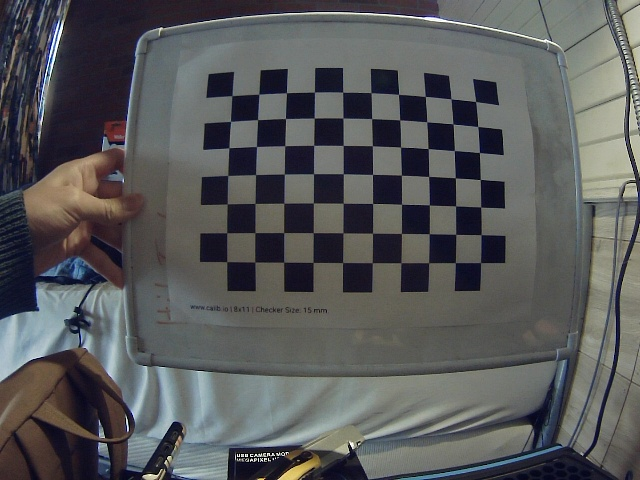
#> input picture CalibPictures/image_0.jpg, 640 x 480 px, given in place of the camera
$ python stereoMain.py
#> lines starting #> are read from the running program, lines starting #| are printed output that depends on the picture; after the words box and inside, x2 and y2 are one past the last pixel; in counts of white or black regions, pixels touching at a corner belong together
### StereoVisionNiocolai/HSV_filter2.py
import cv2
import numpy as np
import time

def add_HSV_filter(frame, camera):
    # Define the lower and upper bounds for the color you want (in HSV color space)
    color_lower = np.array([40, 40, 40])  # Lower limit for green bowl
    color_upper = np.array([70, 255, 255])  # Upper limit for green bowl

    # Blur the frame
    blur = cv2.GaussianBlur(frame, (5, 5), 0)
    # Converting the frame from BGR to HSV color space
    hsv = cv2.cvtColor(blur, cv2.COLOR_BGR2HSV)

    mask = cv2.inRange(hsv, color_lower, color_upper)

    # Apply morphological operations to remove noise and refine the mask
    mask = cv2.erode(mask, None, iterations=2)
    mask = cv2.dilate(mask, None, iterations=2)

    # # Bitwise-AND the mask with the original frame to extract the colored region
    # result = cv2.bitwise_and(frame, frame, mask=mask)

    return mask
    # return result

### StereoVisionNiocolai/shape_recognition.py
import sys
import cv2
import numpy as np
import time
import imutils

def find_circles(frame, mask):

    contours = cv2.findContours(mask.copy(), cv2.RETR_EXTERNAL, cv2.CHAIN_APPROX_SIMPLE)
    contours = imutils.grab_contours(contours)
    center = None

    # Only proceed if at least one contour was found
    if len(contours) > 0:
        # Find the largest contour in the mask, then use
        # it to compute the min enclosing circle and centroid
        c = max(contours, key=cv2.contourArea)
        ((x,y), radius) = cv2.minEnclosingCircle(c)
        M = cv2.moments(c) # Finds the center point
        center = (int(M['m10']/ M["m00"]), int(M["m01"]/ M["m00"]) )

        # Only proceed if the radius is greater than a min value
        if radius > 10:
            # Draw the circle and centroid on the frame,
            # then update the list of tracked points
            cv2.circle(frame, (int(x), int(y)), int(radius), (0, 255, 255), 2)
            cv2.circle(frame, center, 5, (0,0,0), -1)

    return center

### StereoVisionNiocolai/stereoMain.py
import sys
import cv2
import numpy as np
import time
import imutils
from matplotlib import pyplot as plt
import cameraParams2

# Functions to be imported
import HSV_filter2 as hsv
import shape_recognition as shape
import triangulation as tri


def undistort_frames(frame_L, frame_R):
    # Access the camera parameters
    camera_matrix = cameraParams2.camera_matrix
    distortion_coeffs = cameraParams2.dist_coeffs

    # Undistort the left and right frames
    undist_left_frame = cv2.undistort(frame_L, camera_matrix, distortion_coeffs)
    undist_right_frame = cv2.undistort(frame_R, camera_matrix, distortion_coeffs)

    return undist_left_frame, undist_right_frame

# Initialize and open both cameras
cap_right = cv2.VideoCapture(0, cv2.CAP_DSHOW)
cap_left = cv2.VideoCapture(1, cv2.CAP_DSHOW)

# Define frame rate
frame_rate = 120
# Define camera parameters
B = 14 # Distance between cameras in (cm)
f = 3 # Camera lens's focal length (mm) (Assuming focal length of lens)
alpha = 170 # Camera field of view in the horizontal plane (degrees)

# Initial values
count = -1

while True:
    count += 1
    ret_right, frame_right = cap_right.read()
#> frame_right is the input picture: shape (480, 640, 3); mean B, G, R 89.6, 88.7, 87.7
    ret_left, frame_left = cap_left.read()

    # Undistortion Step
    undist_left_frame, undist_right_frame = undistort_frames(frame_left, frame_right)
#> in undistort_frames, `undist_left_frame = cv2.undistort(frame_L, camera_matrix, distortion_c..`:
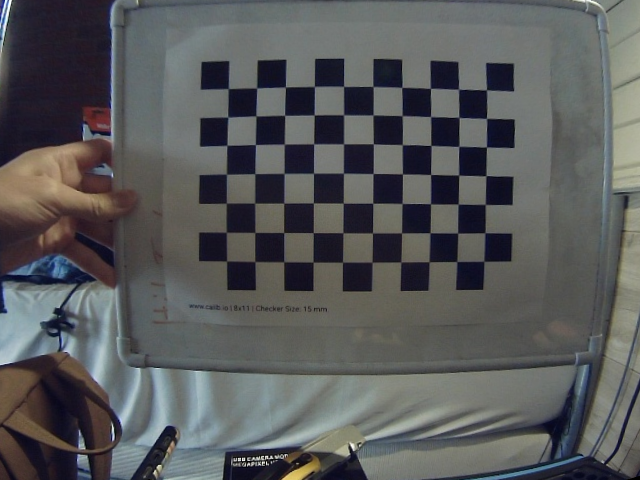
#> undist_left_frame: shape (480, 640, 3); mean B, G, R 90.2, 89.4, 88.2

# If cannot catch any frame, break
    if ret_right == False or ret_left == False:
        break
    else:
        # Apply HSV-Filter:
        mask_right = hsv.add_HSV_filter(undist_right_frame, 0)
#> in add_HSV_filter, `hsv = cv2.cvtColor(blur, cv2.COLOR_BGR2HSV)`: hsv: shape (480, 640, 3); mean H, S, V 76.6, 42.8, 95.6
#> in add_HSV_filter, `mask = cv2.inRange(hsv, color_lower, color_upper)`: mask: shape (480, 640); every value is 0
        mask_left = hsv.add_HSV_filter(undist_left_frame, 1)
        # Result-frames after applying HSV filter mask
        res_right = cv2.bitwise_and(undist_right_frame, undist_right_frame, mask = mask_right)
#> res_right: shape (480, 640, 3); every value is 0
        res_left = cv2.bitwise_and(undist_left_frame, undist_left_frame, mask= mask_left)

        # Applying shape recognition:
        circles_right = shape.find_circles(undist_right_frame, mask_right)
#> in find_circles, `contours = cv2.findContours(mask.copy(), cv2.RETR_EXTERNAL, cv2.CHAIN_..`: contours = 0 contours
#> in find_circles, `contours = imutils.grab_contours(contours)`: contours = []
        circles_left = shape.find_circles(undist_left_frame, mask_left)
#> in find_circles (call 2), `contours = cv2.findContours(mask.copy(), cv2.RETR_EXTERNAL, cv2.CHAIN_..`: contours = 0 contours
        # Also apply shape recognition for rectangles?

    # Calculating Ball Depth

    # If no ball can be caught in one camera show text "Tracking Lost"

    if np.all(circles_right) == None or np.all(circles_left) == None:
        cv2.putText(undist_right_frame, "Tracking Lost", (75,50), cv2.FONT_HERSHEY_SIMPLEX, 0.7, (0,255,0), 2)
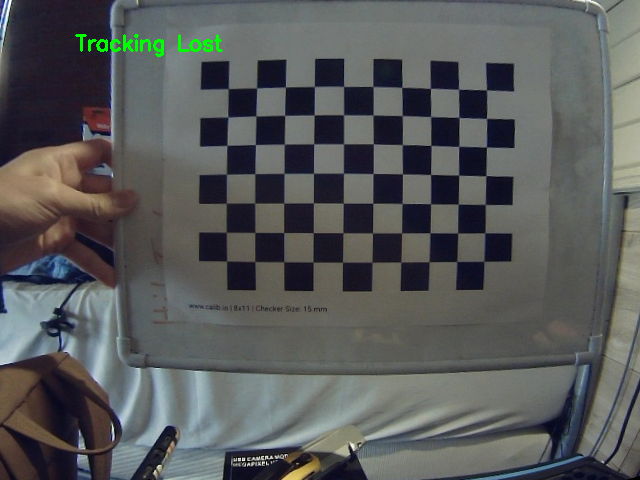
#> undist_right_frame: shape (480, 640, 3); 0.33% of pixels changed, all inside (x1, y1, x2, y2) = (75, 34, 223, 57)
        cv2.putText(undist_left_frame, "Tracking Lost", (75,50), cv2.FONT_HERSHEY_SIMPLEX, 0.7, (0,255,0), 2)
    else:
        # Function to calculate depth of object: Outputs vector of all depths in case...
        # All formulas used to find to depth is in video presenation
        depth = tri.find_depth(circles_right, circles_left, undist_right_frame, undist_left_frame,B, f, alpha)
        cv2.putText(undist_right_frame, "Tracking", (75, 50), cv2.FONT_HERSHEY_SIMPLEX, 0.7, (124, 252, 0), 2)
        cv2.putText(undist_left_frame, "Tracking", (75, 50), cv2.FONT_HERSHEY_SIMPLEX, 0.7, (124, 252, 0), 2)
        cv2.putText(undist_right_frame, "Distance: " + str(round(depth,3)), (200, 50), cv2.FONT_HERSHEY_SIMPLEX, 0.7, (124, 252, 0), 2)
        cv2.putText(undist_left_frame, "Distance: " + str(round(depth, 3)), (200, 50), cv2.FONT_HERSHEY_SIMPLEX, 0.7, (124, 252, 0), 2)
        # Multiply computer value with 205.8 to get real-life depth in [cm]. The factor is obtained by

        print("Depth:", depth)

    # Show the frames
    cv2.imshow("frame right", undist_right_frame)
    cv2.imshow("frame left", undist_left_frame)
    cv2.imshow("mask right", res_right)
    cv2.imshow("mask left", res_left)

    # Hit "q" to close th window
    if cv2.waitKey(1) & 0xFF == ord('q'):
#> (key q is pressed here)
        break

# Release and destroy all windows before termination

cap_right.release()
cap_left.release()
cv2.destroyAllWindows()

$ run again, on CalibPictures/image_1.jpg
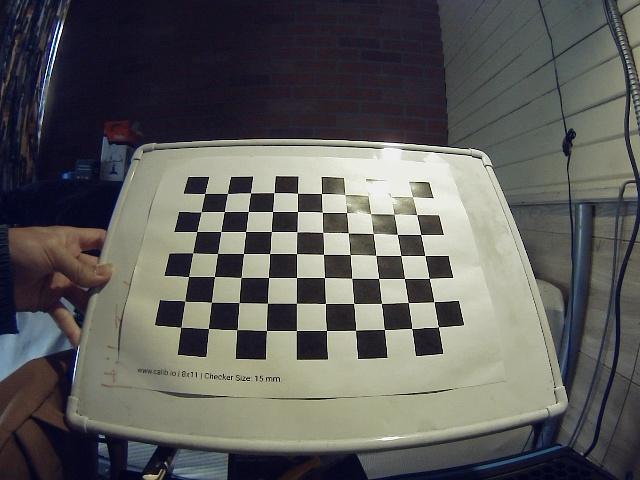
#> input picture CalibPictures/image_1.jpg, 640 x 480 px, given in place of the camera
#> frame_right is the input picture: shape (480, 640, 3); mean B, G, R 90.6, 93, 93.3
#> hsv: shape (480, 640, 3); mean H, S, V 74.2, 55.4, 103.1
#> in add_HSV_filter, `mask = cv2.inRange(hsv, color_lower, color_upper)`:
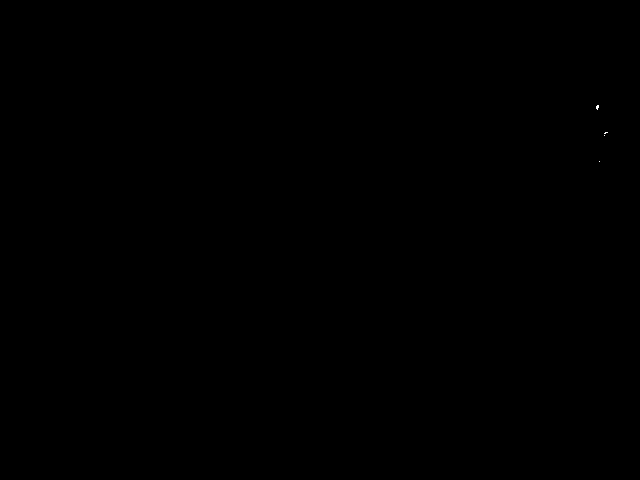
#> mask: shape (480, 640); 0.01% white in thin lines or dots, all inside (x1, y1, x2, y2) = (596, 105, 608, 162)
#> res_right: shape (480, 640, 3); every value is 0
#> in find_circles, `contours = cv2.findContours(mask.copy(), cv2.RETR_EXTERNAL, cv2.CHAIN_..`: contours = 0 contours
#> in find_circles, `contours = imutils.grab_contours(contours)`: contours = []
#> in find_circles (call 2), `contours = cv2.findContours(mask.copy(), cv2.RETR_EXTERNAL, cv2.CHAIN_..`: contours = 0 contours
#> `cv2.putText(undist_right_frame, "Tracking Lost", (75,50), cv2.FONT_HER..`:
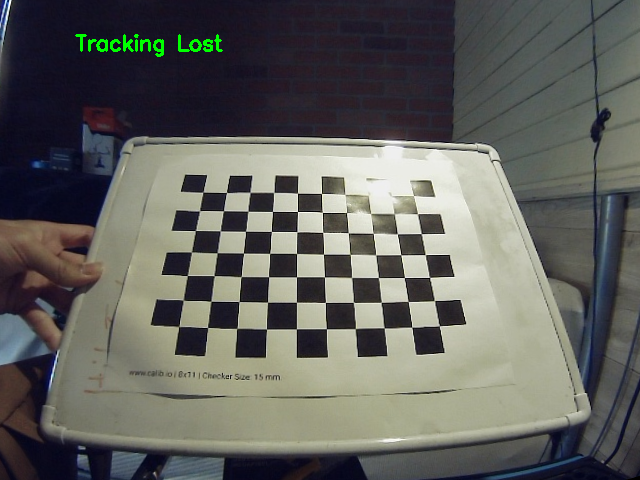
#> undist_right_frame: shape (480, 640, 3); mean B, G, R 93.2, 97.7, 97.2

$ run again, on CalibPictures/image_2.jpg
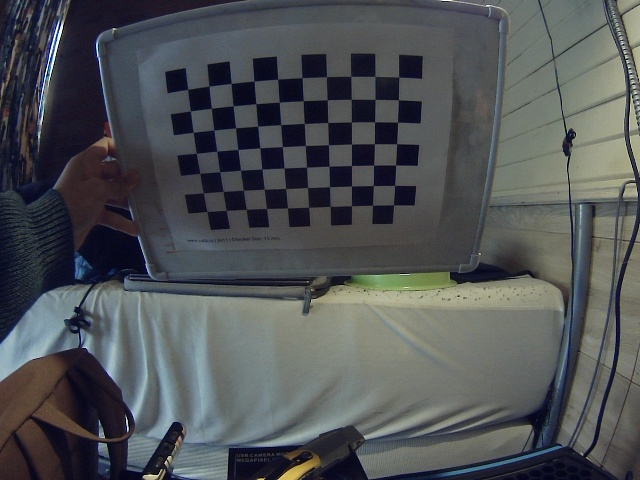
#> input picture CalibPictures/image_2.jpg, 640 x 480 px, given in place of the camera
#> frame_right is the input picture: shape (480, 640, 3); mean B, G, R 85.2, 82.8, 79.6
#> hsv: shape (480, 640, 3); mean H, S, V 86.8, 49.4, 90.1
#> in add_HSV_filter, `mask = cv2.erode(mask, None, iterations=2)`:
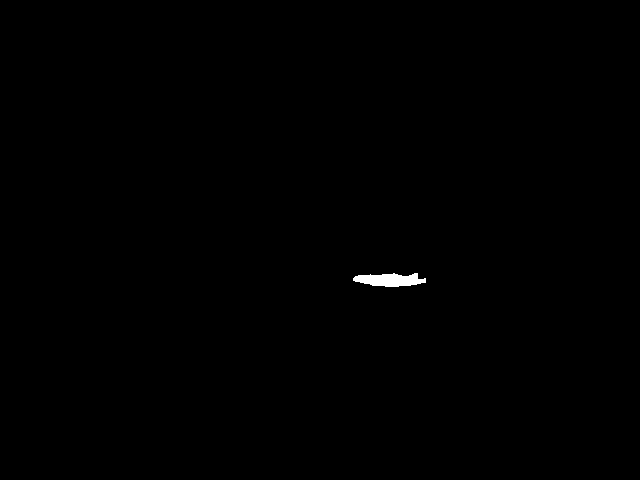
#> mask: shape (480, 640); 0.23% white; 1 white region, box (x1, y1, x2, y2) and area: (353, 273, 426, 287) 716
#> contours = 1 contour; box (x1, y1, x2, y2) and area: (351, 271, 428, 289) 1014
#> c = contour of 52 points, box (x1, y1, x2, y2) (351, 271, 428, 289), area 1014
#> x = 389; y = 280; radius = 38.21
#> M = moments, m00 1013.5, centre m10/m00, m01/m00 = (389.5, 279.5)
#> center = (389, 279)
#> x_right = 389
#> disparity = 0
#> zDepth = inf
#> `cv2.putText(undist_right_frame, "Distance: " + str(round(depth,3)), (2..`:
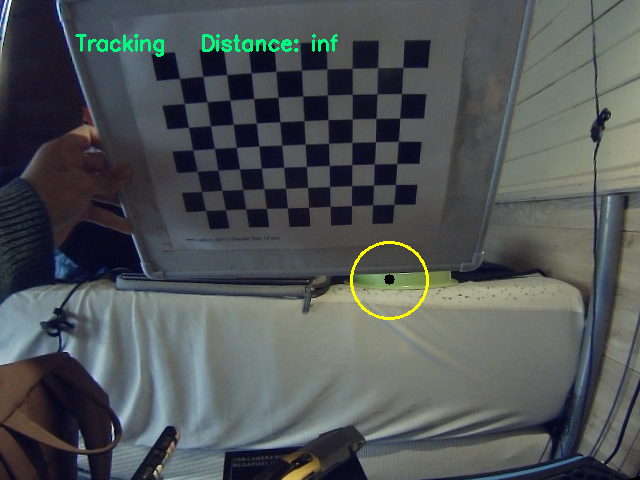
#> undist_right_frame: shape (480, 640, 3); mean B, G, R 85.9, 84.7, 79.9
#| Depth: inf
